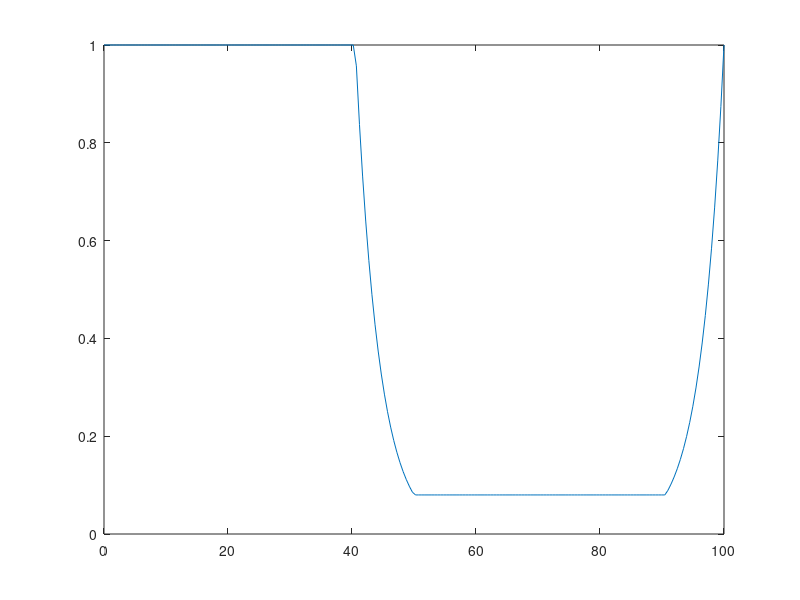
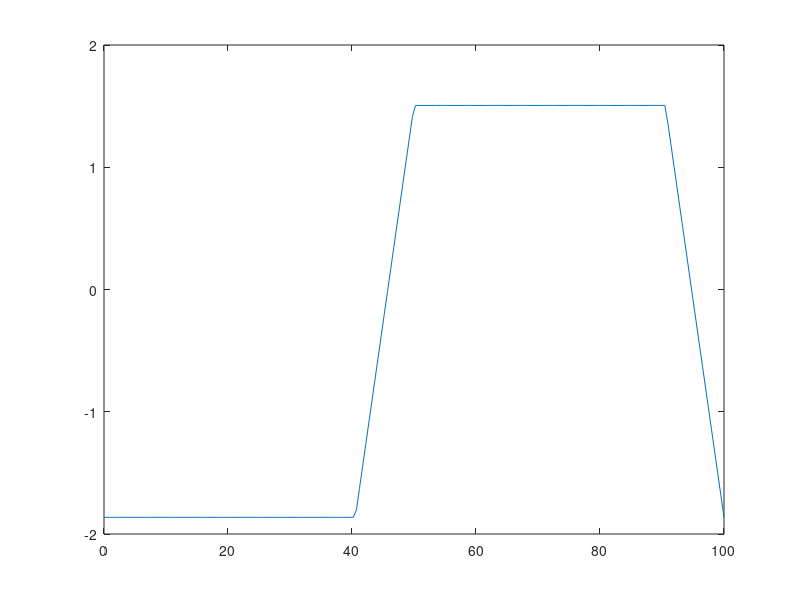

These charts were generated, in order, by the following MATLAB code:
%{
the plan

1. define domain
    a. defined by pitch
    b. N elements
2. define region boundaries
3. define each region
4. define what the E-field looks like in each region
    a. reset the 'origin' for each region
5. define new grating
    a. needs to have N elements
6. set each region in grating equal to corresponding E-field
7. plot magnitude and phase shift of E-field to check it worked

%}

% parameters for Mo
delta = .08;
beta = .06;
n2 = 1 + delta;
d = 45;
L = (2*d)/cosd(6);

% other parameters
lambda = 13.5;
E0 = 1;
pitch = 100;
halfPitch = pitch/2;
N = 200;

% 1. defining the domain
x = linspace(0, pitch, N);

% 2. defining region boundaries
boundaries = [halfPitch-(2*d*tand(6)), halfPitch, pitch-(2*d*tand(6)), pitch];

% 3. defining each region
region1 = x >= 0 & x <= boundaries(1);
region2 = x >= boundaries(1) & x <= boundaries(2);
region3 = x >= boundaries(2) & x <= boundaries(3);
region4 = x >= boundaries(3) & x <= boundaries(4);

% 4. defining E-field in each region
% region 1
E1 = E0*(exp(1i*(2*pi*L)/lambda));

% region 2
% redefined origin using 'x(region2)-(halfPitch-(2*d*tand(6)))'
path2a = abs(((L.*sind(6))-abs(x(region2)-(halfPitch-(2*d*tand(6)))))./(sind(6))); 
path2b = L - path2a;
E2 = E0.*exp(1i.*(((2.*pi.*path2a)./lambda)+((2.*pi.*path2b.*n2)./lambda))).*exp(-((2.*pi.*beta).*path2b)./lambda);

% region 3
E3 = E0*exp(1i*((2*pi*L*n2)/lambda))*exp(-(2*pi*L*beta)/lambda);

% region 4
% redefined origin using 'x(region4)-pitch'
path4a = abs((x(region4)-pitch)./sind(6)); 
path4b = L - path4a;
E4 = E0.*exp(1i.*(((2.*pi.*path4a.*n2)./lambda)+((2.*pi.*path4b)./lambda))).*exp(-(2.*pi.*beta.*path4a)./lambda);

% 5. defining the grating
% initialize grating variable
grating = zeros(1, N);

% 6. define grating in each region with corresponding E-field
grating(region1) = E1;
grating(region2) = E2;
grating(region3) = E3;
grating(region4) = E4;

% 7. plotting of E-field
% magnitude
figure(1)
plot(x, abs(grating))
% phase shift
figure(2)
plot(x, angle(grating))







